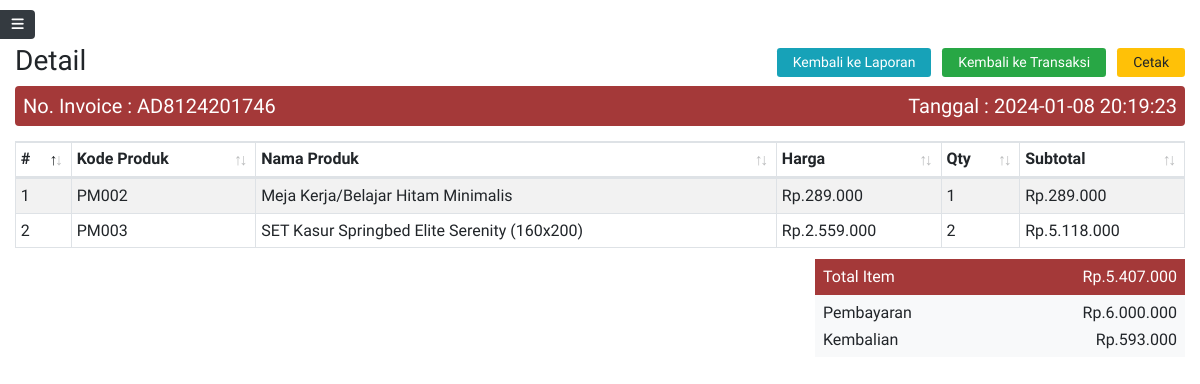
/invoice.php?detail=AD8124201746 (signed in), run on the app's committed database.
### tables this page shows
CREATE TABLE `inv`  (
  `invid` int NOT NULL,
  `invoice` varchar(100) NOT NULL,
  `tgl_inv` timestamp NOT NULL DEFAULT current_timestamp ON UPDATE CURRENT_TIMESTAMP,
  `pembayaran` int NOT NULL,
  `kembalian` int NOT NULL,
  `status` varchar(10) NOT NULL,
  `toko` varchar(255) NOT NULL
);

CREATE TABLE `laporan`  (
  `idlaporan` int NOT NULL,
  `invoice` varchar(100) NOT NULL,
  `kode_produk` varchar(100) NOT NULL,
  `nama_produk` varchar(100) NOT NULL,
  `harga` int NOT NULL,
  `harga_modal` int NOT NULL,
  `qty` int NOT NULL,
  `subtotal` int NOT NULL,
  `toko` varchar(255) NOT NULL
);

### invoice.php (the view, shortened to what this page needs)
<?php include 'sidebar.php'; ?>
<?php
$noinv = $_GET['detail'];
$DataInv = mysqli_fetch_array(mysqli_query($conn, "SELECT * FROM inv WHERE invoice='$noinv'"));
$Dbayar = $DataInv['pembayaran'];
$Dkembali = $DataInv['kembalian'];
$Datee = $DataInv['tgl_inv'];
?>
<br>
<h1 class="h3 mb-2">
    Detail
    <span class="float-right">
        <a href="laporan.php" class="btn btn-info btn-sm px-3 mr-1">Kembali ke Laporan</a>
        <a href="transaksi.php" class="btn btn-success btn-sm px-3 mr-1">Kembali ke Transaksi</a>
        <button type="button" class="btn btn-warning btn-sm px-3" onclick="document.title='Invoice#<?php echo $noinv ?>';window.print()">
            Cetak</button>
    </span>
</h1>
<div class="bg-purple p-2 text-white bg-primary" style="border-radius:0.25rem;">
    <div class="row">
        <div class="col-lg-6">
            <h5 class="mb-0">No. Invoice : <?php echo $noinv ?></h5>
        </div>
        <div class="col-lg-6">
            <h5 class="mb-0 date-inv">Tanggal : <?php echo $Datee ?></h5>
        </div>
    </div>
</div>
<table class="table table-striped table-sm table-bordered dt-responsive nowrap print-none" id="cart" width="100%">
    <thead>
        <tr>
            <th>#</th>
            <th>Kode Produk</th>
            <th>Nama Produk</th>
            <th>Harga</th>
            <th>Qty</th>
            <th>Subtotal</th>
        </tr>
    </thead>
    <tbody>
        <?php
        $no = 1;
        $data_laporan = mysqli_query($conn, "SELECT * FROM laporan WHERE invoice='$noinv'");
        while ($d = mysqli_fetch_array($data_laporan)) {
        ?>
            <tr>
                <td><?php echo $no++; ?></td>
                <td><?php echo $d['kode_produk']; ?></td>
                <td><?php echo $d['nama_produk']; ?></td>
                <td>Rp.<?php echo ribuan($d['harga']); ?></td>
                <td><?php echo $d['qty']; ?></td>
                <td>Rp.<?php echo ribuan($d['subtotal']); ?></td>
            </tr>
        <?php } ?>
    </tbody>
</table>
<?php
$i4 = mysqli_fetch_assoc(mysqli_query($conn, "SELECT SUM(subtotal) as isub FROM laporan WHERE invoice='$noinv'"));
?>
<div class="row justify-content-end mt-1">
    <div class="col-sm-6 col-md-5 col-lg-4">
        <div class="bg-purple text-white p-2 bg-primary">
            <h6 class="mb-0">Total Item
                <span class="float-right">Rp.<?php echo ribuan($i4['isub']); ?></span>
            </h6>
        </div>
        <div class="bg-light p-2">
            <h6 class="mb-2">Pembayaran
                <span class="float-right">Rp.<?php echo ribuan($Dbayar); ?></span>
            </h6>
            <h6 class="mb-0">Kembalian
                <span class="float-right">Rp.<?php echo ribuan($Dkembali); ?></span>
            </h6>
        </div>
    </div>
</div>
<?php include 'footer.php'; ?>

### assets/css/style.css (style rules this page uses)
html, body { font-size: 1rem; scroll-behavior: smooth; font-family: 'Signika', sans-serif; }
a { text-decoration: none !important; }
.btn, .btn:focus, .btn:hover, .btn:active { border: none !important; }
.chiller-theme .sidebar-wrapper, .bg-purple { background: #551414; }
.date-inv { text-align: right; }

### data on the page
inv: tgl_inv "2024-01-08 20:19:23", pembayaran "6.000.000", kembalian "593.000"
laporan: kode_produk "PM002", nama_produk "Meja Kerja/Belajar Hitam Minimalis", harga "289.000", qty "1", subtotal "289.000"
laporan: kode_produk "PM003", nama_produk "SET Kasur Springbed Elite Serenity (160x200)", harga "2.559.000", qty "2", subtotal "5.118.000"

### other printed values
$noinv "AD8124201746"
ribuan($i4['isub']) "5.407.000"
